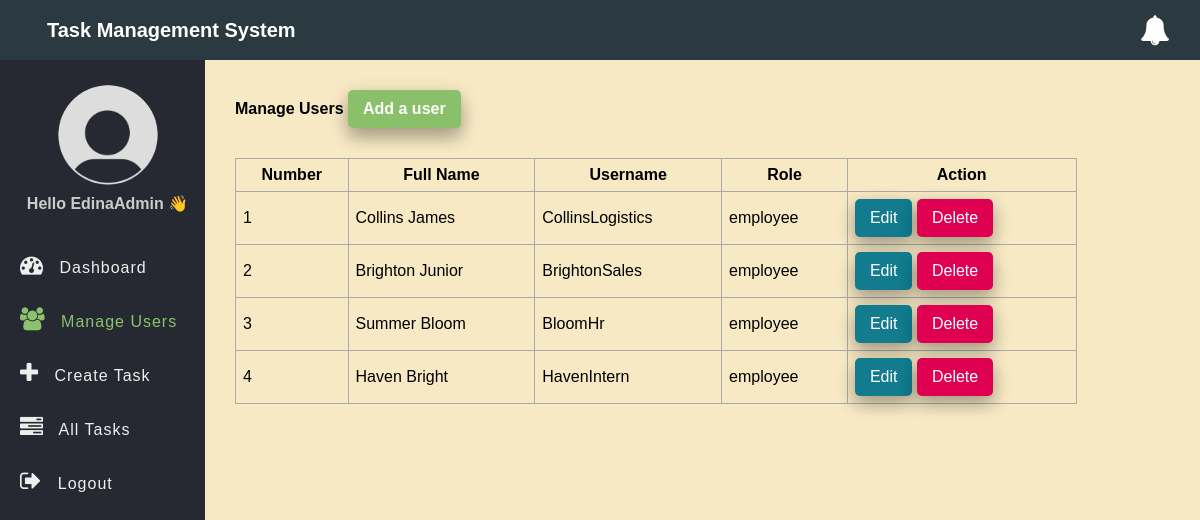
Before: /user.php (signed in) with the older database file.
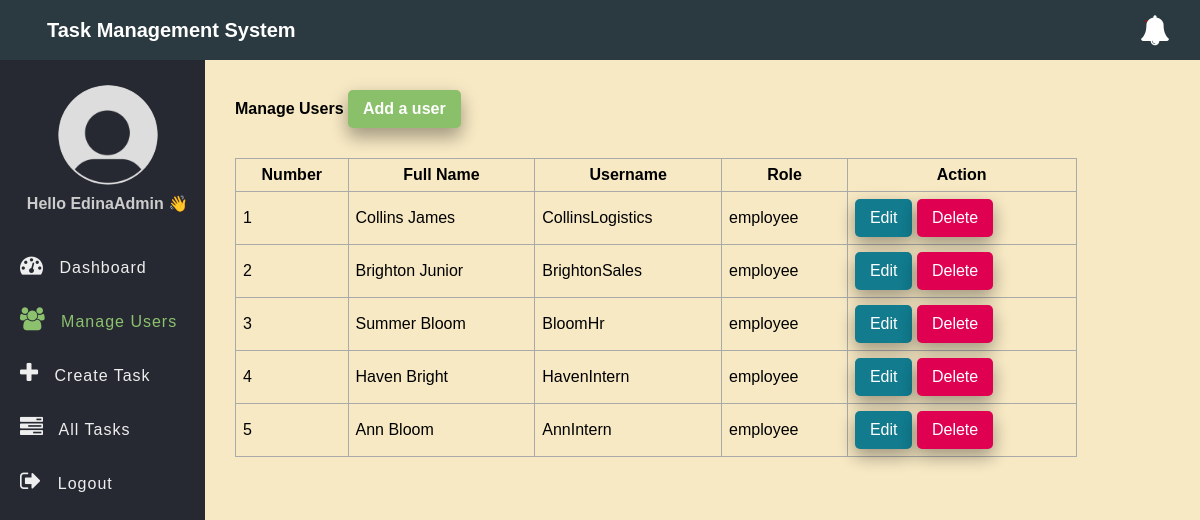
After: the same page with the newer database file.
### tables this page shows
CREATE TABLE `users` (
  `id` int(11) NOT NULL,
  `full_name` varchar(50) NOT NULL,
  `username` varchar(50) NOT NULL,
  `email` varchar(255) NOT NULL,
  `password` varchar(255) NOT NULL,
  `role` enum('admin','employee') NOT NULL,
  `created_at` timestamp NOT NULL DEFAULT current_timestamp()
);

### app/Model/User.php (called while the page is built, shortened)
<?php
function get_all_users($conn){
	$sql = "SELECT * FROM users WHERE role =? ";
	$stmt = $conn->prepare($sql);
	$stmt->execute(["employee"]);
	if($stmt->rowCount() > 0){
		$users = $stmt->fetchAll();
	}else $users = 0;
	return $users;
}

### user.php (the view, shortened to what this page needs)
<?php
if (isset($_SESSION['role']) && isset($_SESSION['id']) && $_SESSION['role'] == "admin") {
    include "DB_connection.php";
    include "app/Model/User.php";
    $users = get_all_users($conn);
 ?>
<!DOCTYPE html>
<html>
<head>
	<link rel="stylesheet" href="https://stackpath.bootstrapcdn.com/font-awesome/4.7.0/css/font-awesome.min.css">
	<link rel="stylesheet" href="css/style.css">
</head>
<body>
	<?php include "inc/header.php" ?>
	<div class="body">
		<?php include "inc/nav.php" ?>
		<section class="section-1">
			<h4 class="title">Manage Users <a href="add-user.php">Add a user</a></h4>
			<?php if ($users != 0) { ?>
			<table class="main-table">
				<tr>
					<th>Number</th>
					<th>Full Name</th>
					<th>Username</th>
					<th>Role</th>
					<th>Action</th>
				</tr>
				<?php $i=0; foreach ($users as $user) { ?>
				<tr>
					<td><?=++$i?></td>
					<td><?=$user['full_name']?></td>
					<td><?=$user['username']?></td>
					<td><?=$user['role']?></td>
					<td>
						<a href="edit-user.php?id=<?=$user['id']?>" class="edit-btn">Edit</a>
						<a href="delete-user.php?id=<?=$user['id']?>" class="delete-btn">Delete</a>
					</td>
				</tr>
			   <?php	} ?>
			</table>
		<?php }else { ?>
			<h3>Empty</h3>
		<?php  }?>
		</section>
	</div>
</body>
</html>
<?php }else{
   $em = "First login";
   header("Location: login.php?error=$em");
   exit();
}
 ?>

Changed rows visible on the page:
added users: full_name "Ann Bloom", username "AnnIntern", role "employee"
